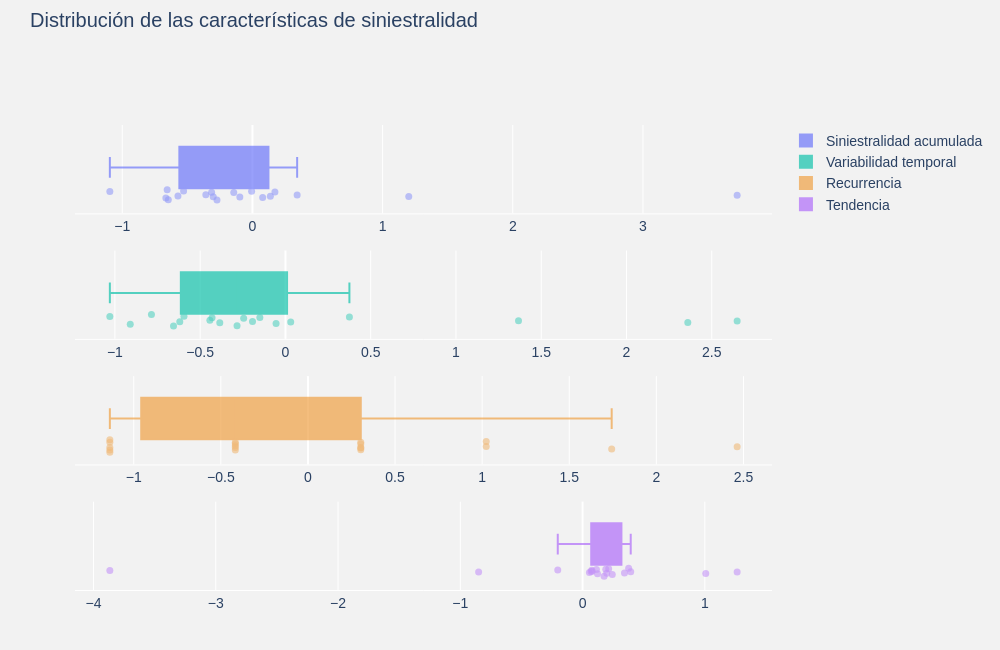

The cell this chart's notebook holds for it:
### Code cell
# --------------------------------------------------
# Distribuciones de las características
# --------------------------------------------------

import plotly.graph_objects as go
from plotly.subplots import make_subplots

# Colores fijos para cada característica
colores_caracteristicas = {
    "Siniestralidad acumulada": "#636EFA",
    "Variabilidad temporal": "#00BFA6",
    "Recurrencia": "#EF9B38",
    "Tendencia": "#AB63FA"
}

# Crear figura con cuatro filas independientes
fig = make_subplots(
    rows=4,
    cols=1,
    shared_xaxes=False,
    vertical_spacing=0.08
)

# Crear un boxplot horizontal por característica
for i, (columna, color) in enumerate(
    colores_caracteristicas.items(), start=1
):
    fig.add_trace(
        go.Box(
            x=X_log_std[columna],
            orientation="h",
            name=columna,
            boxpoints="all",
            jitter=0.4,
            pointpos=-1.3,
            line=dict(color=color, width=2),
            marker=dict(color=color, size=7, opacity=0.6),
            fillcolor=color,
            opacity=0.65,
            showlegend=True,
            # Identificar cada tipo de embarcación
        customdata=caracteristicas.index.to_numpy().reshape(-1, 1),
        hoveron="points",
        hovertemplate="<b>Tipo:</b> %{customdata[0]}<br><b>Valor:</b> %{x:.4f}<extra></extra>"

        ),
        row=i,
        col=1
    )

# Diseño general
fig.update_layout(
    template="plotly",
    title=dict(
        text="Distribución de las características de siniestralidad",
        x=0.03,
        y=0.98,
        font=dict(size=20)
    ),
    paper_bgcolor="#F2F2F2",
    plot_bgcolor="#F2F2F2",
    font=dict(
        family="Arial",
        size=14,
        color="#2A4163"
    ),
    margin=dict(l=75, r=50, b=60, t=125),
    height=650,
    width=1000
)


# Escala y cuadrícula independiente para cada característica
fig.update_xaxes(
    matches=None,
    showgrid=True,
    gridcolor="white",
    gridwidth=1,
    zeroline=True,
    showline=True
)

fig.update_yaxes(
    showgrid=False,
    showticklabels=False,
    zeroline=True,
    title=None
)


fig.show()

### Figure 1 — Plotly figure (JSON) as saved in the notebook; plotly's stock layout.template omitted (floating-point values rounded to 4 significant figures)
{"data": [{"boxpoints": "all", "customdata": [["abastecedor"], ["atunero"], ["barcaza o chalan"], ["buque-tanque"], ["buque-tanque petrolero y productos derivados"], ["camaronero"], ["carguero a granel"], ["carguero general"], ["dragas"], ["embarcacion de investigacion"], ["escamero"], ["ferry-transbordador"], ["lancha"], ["otro tipo de embarcacion"], ["pesca multiple"], ["remolcador"], ["sardinero o anchovetero"], ["velero"], ["yate"]], "fillcolor": "#636EFA", "hoveron": "points", "hovertemplate": "<b>Tipo:</b> %{customdata[0]}<br><b>Valor:</b> %{x:.4f}<extra></extra>", "jitter": 0.4, "line": {"color": "#636EFA", "width": 2}, "marker": {"color": "#636EFA", "opacity": 0.6, "size": 7}, "name": "Siniestralidad acumulada", "opacity": 0.65, "orientation": "h", "pointpos": -1.3, "showlegend": true, "type": "box", "x": [-0.5292, 0.3434, -0.6465, 3.724, -0.6652, -0.3581, -1.096, -0.5724, 1.201, -0.3015, -0.6551, -0.3139, -0.09694, 0.1726, 0.1377, -0.1436, -0.006363, -0.2724, 0.07851], "xaxis": "x", "yaxis": "y"}, {"boxpoints": "all", "customdata": [["abastecedor"], ["atunero"], ["barcaza o chalan"], ["buque-tanque"], ["buque-tanque petrolero y productos derivados"], ["camaronero"], ["carguero a granel"], ["carguero general"], ["dragas"], ["embarcacion de investigacion"], ["escamero"], ["ferry-transbordador"], ["lancha"], ["otro tipo de embarcacion"], ["pesca multiple"], ["remolcador"], ["sardinero o anchovetero"], ["velero"], ["yate"]], "fillcolor": "#00BFA6", "hoveron": "points", "hovertemplate": "<b>Tipo:</b> %{customdata[0]}<br><b>Valor:</b> %{x:.4f}<extra></extra>", "jitter": 0.4, "line": {"color": "#00BFA6", "width": 2}, "marker": {"color": "#00BFA6", "opacity": 0.6, "size": 7}, "name": "Variabilidad temporal", "opacity": 0.65, "orientation": "h", "pointpos": -1.3, "showlegend": true, "type": "box", "x": [-0.7857, 0.3751, -0.05489, 2.649, -0.2837, -0.5949, -1.03, -0.4305, 1.367, -0.3849, -0.6196, -0.6562, -0.1931, 2.36, -0.15, 0.03103, -0.245, -0.443, -0.91], "xaxis": "x2", "yaxis": "y2"}, {"boxpoints": "all", "customdata": [["abastecedor"], ["atunero"], ["barcaza o chalan"], ["buque-tanque"], ["buque-tanque petrolero y productos derivados"], ["camaronero"], ["carguero a granel"], ["carguero general"], ["dragas"], ["embarcacion de investigacion"], ["escamero"], ["ferry-transbordador"], ["lancha"], ["otro tipo de embarcacion"], ["pesca multiple"], ["remolcador"], ["sardinero o anchovetero"], ["velero"], ["yate"]], "fillcolor": "#EF9B38", "hoveron": "points", "hovertemplate": "<b>Tipo:</b> %{customdata[0]}<br><b>Valor:</b> %{x:.4f}<extra></extra>", "jitter": 0.4, "line": {"color": "#EF9B38", "width": 2}, "marker": {"color": "#EF9B38", "opacity": 0.6, "size": 7}, "name": "Recurrencia", "opacity": 0.65, "orientation": "h", "pointpos": -1.3, "showlegend": true, "type": "box", "x": [-1.137, 1.023, 0.3032, 2.464, -0.417, -0.417, -1.137, -0.417, 1.023, 0.3032, -1.137, -1.137, 0.3032, 1.744, 0.3032, -0.417, 0.3032, -0.417, -1.137], "xaxis": "x3", "yaxis": "y3"}, {"boxpoints": "all", "customdata": [["abastecedor"], ["atunero"], ["barcaza o chalan"], ["buque-tanque"], ["buque-tanque petrolero y productos derivados"], ["camaronero"], ["carguero a granel"], ["carguero general"], ["dragas"], ["embarcacion de investigacion"], ["escamero"], ["ferry-transbordador"], ["lancha"], ["otro tipo de embarcacion"], ["pesca multiple"], ["remolcador"], ["sardinero o anchovetero"], ["velero"], ["yate"]], "fillcolor": "#AB63FA", "hoveron": "points", "hovertemplate": "<b>Tipo:</b> %{customdata[0]}<br><b>Valor:</b> %{x:.4f}<extra></extra>", "jitter": 0.4, "line": {"color": "#AB63FA", "width": 2}, "marker": {"color": "#AB63FA", "opacity": 0.6, "size": 7}, "name": "Tendencia", "opacity": 0.65, "orientation": "h", "pointpos": -1.3, "showlegend": true, "type": "box", "x": [0.243, 1.008, 0.1975, -3.866, 0.3428, 0.0693, 0.1899, 0.056, -0.8502, 0.07866, 0.1135, 0.2134, 0.122, 1.264, 0.3769, -0.203, 0.07464, 0.3938, 0.1761], "xaxis": "x4", "yaxis": "y4"}], "layout": {"font": {"color": "#2A4163", "family": "Arial", "size": 14}, "height": 650, "margin": {"b": 60, "l": 75, "r": 50, "t": 125}, "paper_bgcolor": "#F2F2F2", "plot_bgcolor": "#F2F2F2", "title": {"font": {"size": 20}, "text": "Distribución de las características de siniestralidad", "x": 0.03, "y": 0.98}, "width": 1000, "xaxis": {"anchor": "y", "domain": [0, 1], "gridcolor": "white", "gridwidth": 1, "showgrid": true, "showline": true, "zeroline": true}, "xaxis2": {"anchor": "y2", "domain": [0, 1], "gridcolor": "white", "gridwidth": 1, "showgrid": true, "showline": true, "zeroline": true}, "xaxis3": {"anchor": "y3", "domain": [0, 1], "gridcolor": "white", "gridwidth": 1, "showgrid": true, "showline": true, "zeroline": true}, "xaxis4": {"anchor": "y4", "domain": [0, 1], "gridcolor": "white", "gridwidth": 1, "showgrid": true, "showline": true, "zeroline": true}, "yaxis": {"anchor": "x", "domain": [0.81, 1], "showgrid": false, "showticklabels": false, "title": {}, "zeroline": true}, "yaxis2": {"anchor": "x2", "domain": [0.54, 0.73], "showgrid": false, "showticklabels": false, "title": {}, "zeroline": true}, "yaxis3": {"anchor": "x3", "domain": [0.27, 0.46], "showgrid": false, "showticklabels": false, "title": {}, "zeroline": true}, "yaxis4": {"anchor": "x4", "domain": [0, 0.19], "showgrid": false, "showticklabels": false, "title": {}, "zeroline": true}}}
